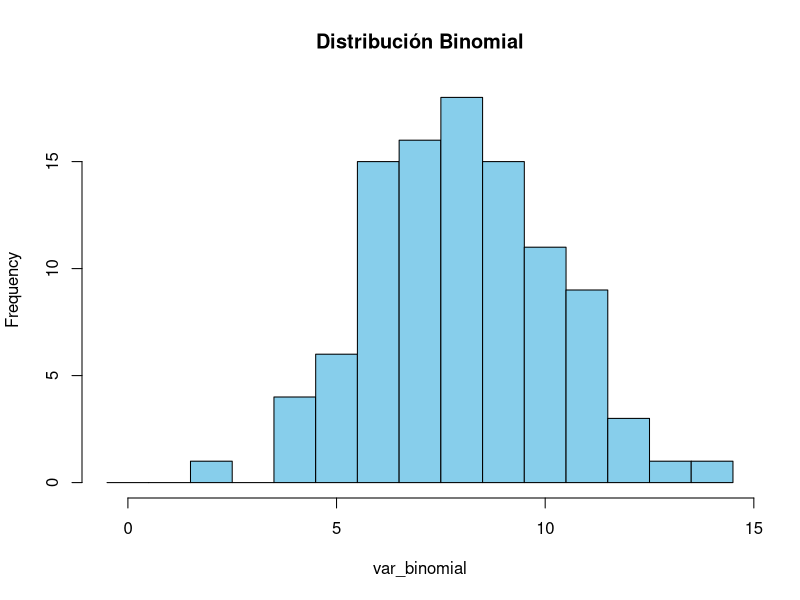

Source code (R):
# Fija la semilla para que los resultados sean siempre los mismos
set.seed(123)
N <- 100 # Número de valores a generar en cada caso

# ----------------------------------------------------------------------
# 1. Distribución Binomial (rbinom)
# Simula el número de 'éxitos' en una serie de ensayos.
# Parámetros: N (número de valores a generar), size (número de ensayos), prob (probabilidad de éxito)
num_ensayos <- 20
prob_exito <- 0.4
var_binomial <- rbinom(N, size = num_ensayos, prob = prob_exito)

cat("1. Binomial (primeros 10 valores):\n")
print(head(var_binomial, 10))
# Opcional: Graficar la distribución
hist(var_binomial, main = "Distribución Binomial", col = "skyblue", breaks = seq(-0.5, max(var_binomial) + 0.5, by = 1))